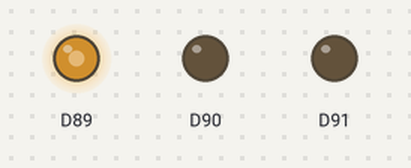
This sketch was run on a simulated Arduino MKR. Parts: output pins drawn as LEDs (lit = HIGH). What the sketch prints to the serial monitor is not drawn.

Above: at 0.05 s.
At 7.0 s:
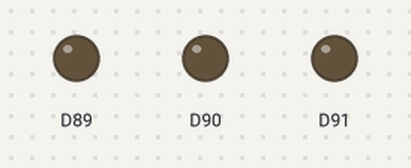
Timing chart, 0 to 9.1 s (numbered marks = the images above):
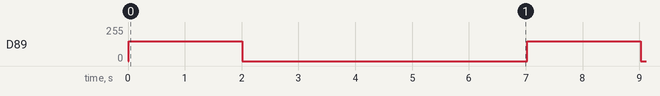

The sketch:

check_esensor_status.ino
```cpp
#include <Wire.h>
#include <WiFiNINA.h>
#include <utility/wifi_drv.h>

#define SEA_LEVEL_PRESSURE 1015.0f

void I2C_setup(){
  Wire.begin();

  Serial.begin(9600);
  while(!Serial);
  Serial.println("\nI2C Scanner");
}
int I2C_loop(){
  byte error, address;
  int nDevices;

  Serial.println("Scanning...");

  nDevices = 0;
  for(address = 1; address < 127; address++){
    Wire.beginTransmission(address);
    error = Wire.endTransmission();
    if(error == 0){
      Serial.print("I2C Device found: 0x");
      if (address < 16){
        Serial.print("0");
      }
      Serial.println(address, HEX);
      nDevices++;
    }
  }
  return nDevices;
}

void setup(){
  WiFiDrv::pinMode(25, OUTPUT);
  WiFiDrv::pinMode(26, OUTPUT);
  WiFiDrv::pinMode(27, OUTPUT);
  I2C_setup();

}

void loop(){
  if(I2C_loop() > 2){   //sensors connected properly
    WiFiDrv::analogWrite(25, 0);
    WiFiDrv::analogWrite(26, 150);
    WiFiDrv::analogWrite(27, 0);
  }
  else{                 //default MKR1010 connected only
    WiFiDrv::analogWrite(25,150);
    WiFiDrv::analogWrite(26,0);
    WiFiDrv::analogWrite(27,0);
  }

  delay(2000);

  WiFiDrv::analogWrite(25, 0);
  WiFiDrv::analogWrite(26, 0);
  WiFiDrv::analogWrite(27, 0);

  delay(5000);
}
```

Measured:
- by itself, D89: alternates 150/255 for 2.0 s and 0/255 for 5.0 s
